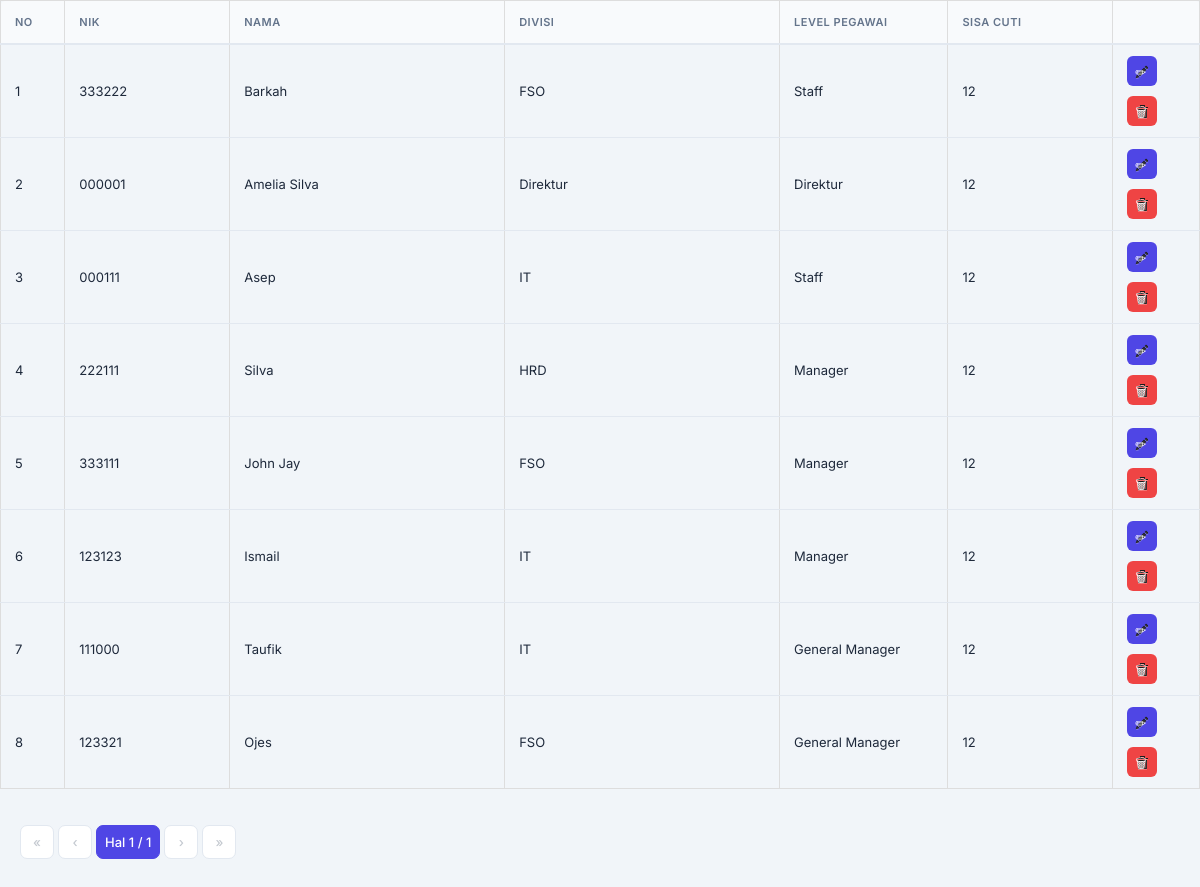
/karyawan.data.php, run on the app's committed database.
### tables this page shows
CREATE TABLE IF NOT EXISTS `karyawan` (
  `nik` varchar(12) NOT NULL,
  `nama` varchar(50) NOT NULL,
  `divisi` varchar(30) NOT NULL,
  `level` varchar(20) NOT NULL,
  `sisacuti` int(11) NOT NULL DEFAULT 0,
  PRIMARY KEY (`nik`)
);

### karyawan.data.php (the view, shortened to what this page needs)
<html>
    <link href="../css/bootstrap.min.css" rel="stylesheet" media="screen">
	<link href="../css/modern.css" rel="stylesheet" type="text/css">
<?php
require '../function/koneksi.php';
include '../function/functionnya.php';
?>
<?php
if(isset($keyword)){
			$param = $keyword;
			$sql ="SELECT * FROM karyawan where nama ='$param'";
		echo $param;
		}else{
			$sql ="SELECT * FROM karyawan";
		}
?>
<table class="table table-condensed table-bordered table-hover" cellpadding="0" cellspacing="0">
<thead>
	<tr>
	<th style="width:20px">No</th>
		<th style="width:120px">NIK</th>
		<th style="width:200px">Nama</th>
		<th style="width:200px">Divisi</th>
		<th style="width:120px">Level Pegawai</th>
                <th style="width:120px">Sisa Cuti</th>
		<th style="width:40px"></th>
	</tr>
</thead>
<tbody>
	<?php
                $y = 1;
        $result = mysqli_query($connect, $sql);
        $rpp = 10;
        $reload = "#data-karyawan";
        $page = isset($_GET["page"]) ? intval($_GET["page"]) : 1;
        $tcount = mysqli_num_rows($result);
        $tpages = ($tcount) ? ceil($tcount/$rpp) : 1;
        $count = 0;
        $i = ($page-1)*$rpp;
                        while(($count<$rpp) && ($i<$tcount)) {
                        mysqli_data_seek($result,$i );
                        $data = mysqli_fetch_array($result);
                        ?>
	<tr>
		<td><?php echo $y++ ?></td>
		<td><?php echo $data['nik'] ?></td>
		<td><?php echo $data['nama'] ?></td>
		<td><?php echo $data['divisi'] ?></td>
		<td><?php echo $data['level'] ?></td>
                <td><?php echo $data['sisacuti'] ?></td>
		<td>
			<a href="#dialog-karyawan" id="<?php echo $data['nik'] ?>" class="ubah" data-toggle="modal">
				<i class="icon-pencil"></i>
			</a>
			<a href="#" id="<?php echo $data['nik'] ?>" class="hapus">
				<i class="icon-trash"></i>
			</a>
		</td>
	</tr>
	<?php
		$i++;
                $count++;
		}
	?>
</tbody>
</table>
 <div> <?php echo paginate_one($reload, $page, $tpages); ?></div>
</html>

### function/functionnya.php (shortened to what this page needs)
<?php
function paginate_one($reload, $page, $tpages) {
    $page = max(1, (int)$page);
    $tpages = max(1, (int)$tpages);
    $separator = (strpos($reload, '?') === false) ? '?' : '&';
    $base = $reload;
    $out = "<ul class='pagination'>";
    if ($page > 1) {
        $out .= "<li><a class='pagenya' id='1' href='{$base}{$separator}page=1'>&laquo;</a></li>";
        $prev = $page - 1;
        $out .= "<li><a class='pagenya' id='{$prev}' href='{$base}{$separator}page={$prev}'>&lsaquo;</a></li>";
    } else {
        $out .= "<li><span>&laquo;</span></li><li><span>&lsaquo;</span></li>";
    }
    $out .= "<li><span class='current'>Hal {$page} / {$tpages}</span></li>";
    if ($page < $tpages) {
        $next = $page + 1;
        $out .= "<li><a class='pagenya' id='{$next}' href='{$base}{$separator}page={$next}'>&rsaquo;</a></li>";
        $out .= "<li><a class='pagenya' id='{$tpages}' href='{$base}{$separator}page={$tpages}'>&raquo;</a></li>";
    } else {
        $out .= "<li><span>&rsaquo;</span></li><li><span>&raquo;</span></li>";
    }
    $out .= "</ul>";
    return $out;
}
?>

### css/modern.css (style rules this page uses)
:root { --primary: #4f46e5; --primary-dark: #4338ca; --primary-light: #eef2ff; --success: #10b981; --danger: #ef4444; --warning: #f59e0b; --accent: #06b6d4; --bg: #f1f5f9; --surface: #ffffff; --sidebar-bg: #1e1b4b; --sidebar-width: 260px; --text: #1e293b; --text-muted: #64748b; --border: #e2e8f0; --radius: 10px; --shadow: 0 1px 3px rgba(0,0,0,.08),0 1px 2px rgba(0,0,0,.06); --shadow-md: 0 4px 6px -1px rgba(0,0,0,.1),0 2px 4px -1px rgba(0,0,0,.06); }
*, *::before, *::after { box-sizing: border-box; margin: 0; padding: 0; }
a.ubah, .ubah { display: inline-flex; align-items: center; justify-content: center; width: 30px; height: 30px; background: var(--primary); color: #fff !important; border-radius: 6px; text-decoration: none; font-size: 13px; margin-right: 4px; transition: background .15s; }
a.hapus, .hapus { display: inline-flex; align-items: center; justify-content: center; width: 30px; height: 30px; background: var(--danger); color: #fff !important; border-radius: 6px; text-decoration: none; font-size: 13px; transition: background .15s; margin-top: 10px; }
.table, table.table-condensed, table.table-bordered, table.table-hover, .table-condensed.table-bordered.table-hover { width: 100% !important; border-collapse: collapse; font-size: 13px; }
.table th, table.table-condensed th, table.table-bordered th { background: #f8fafc; color: var(--text-muted); font-weight: 600; font-size: 11px; text-transform: uppercase; letter-spacing: .5px; padding: 11px 14px; border-bottom: 2px solid var(--border); white-space: nowrap; }
.table td, table.table-condensed td, table.table-bordered td { padding: 11px 14px; border-bottom: 1px solid var(--border); vertical-align: middle; color: var(--text); }
.table tr:last-child td, table.table-condensed tr:last-child td { border-bottom: none; }
ul.pagination { display: flex; align-items: center; gap: 4px; list-style: none; padding: 16px 20px; }
ul.pagination li a, ul.pagination li span { display: flex; align-items: center; justify-content: center; min-width: 34px; height: 34px; padding: 0 8px; border: 1px solid var(--border); border-radius: 7px; font-size: 13px; font-weight: 500; text-decoration: none; color: var(--text-muted); background: var(--surface); transition: all .15s; }
ul.pagination li span.current { background: var(--primary); color: #fff; border-color: var(--primary); }
ul.pagination li span { color: #c4c9d0; }
.icon-pencil::before { content: "✏"; }
.icon-trash::before { content: "🗑"; }
i.icon-pencil, i.icon-trash { font-style: normal; }

### data on the page
karyawan: nik "333222", nama "Barkah", divisi "FSO", level "Staff", sisacuti "12"
karyawan: nik "000001", nama "Amelia Silva", divisi "Direktur", level "Direktur", sisacuti "12"
karyawan: nik "000111", nama "Asep", divisi "IT", level "Staff", sisacuti "12"
karyawan: nik "222111", nama "Silva", divisi "HRD", level "Manager", sisacuti "12"
karyawan: nik "333111", nama "John Jay", divisi "FSO", level "Manager", sisacuti "12"
karyawan: nik "123123", nama "Ismail", divisi "IT", level "Manager", sisacuti "12"
karyawan: nik "111000", nama "Taufik", divisi "IT", level "General Manager", sisacuti "12"
karyawan: nik "123321", nama "Ojes", divisi "FSO", level "General Manager", sisacuti "12"

### other printed values
$page "1"
$tpages "1"
